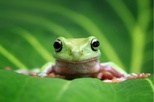
#> input picture 00_data/00_test_pic/frog_2.jpg, 154 x 102 px, shrunk from 618 x 410 before the run
$ jupyter execute 01a_dominant_color.ipynb
#> lines starting #> are read from the running program, lines starting #| are printed output that depends on the picture
# 01a_dominant_color

### Looking for a less expensive calculation

source: https://adamspannbauer.github.io/2018/03/02/app-icon-dominant-colors/

[cell 1]
from sklearn.cluster import KMeans
from collections import Counter
import cv2 #for resizing image
import matplotlib.pyplot as plt

def get_dominant_color(image, k=4):

    image = cv2.imread(image)
    image = cv2.cvtColor(image, cv2.COLOR_BGR2RGB) #convert to RGB to get the right order
    image = image.reshape((image.shape[0] * image.shape[1], 3))


    #cluster and assign labels to the pixels
    clt = KMeans(n_clusters = k)
    labels = clt.fit_predict(image)

    #count labels to find most popular
    label_counts = Counter(labels)

    #subset out most popular centroid
    dominant_color = clt.cluster_centers_[label_counts.most_common(1)[0][0]]

    return dominant_color

## Decompose and understand the code

[cell 2]
image = cv2.imread("../00_data/00_test_pic/frog_2.jpg")
#> image is the input picture: shape (102, 154, 3); mean B, G, R 55.6, 133.8, 83.2
image

[cell 3]
image.shape
#> Out = (102, 154, 3)

[cell 4]
image.shape[0]
#> Out = 102

[cell 5]
image.shape[1]
#> Out = 154

[cell 6]
image = image.reshape((image.shape[0] * image.shape[1], 3))

[cell 7]
image.shape
#> Out = (15708, 3)

[cell 8]
clt = KMeans(n_clusters = 4)
labels = clt.fit_predict(image)
#> labels = 15708 values, max 3 at index 139, min 0 at index 0, mean 1.6

[cell 9]
labels
#> Out has the same summary as labels

[cell 10]
label_counts = Counter(labels)
#> label_counts = {0: 5322, 3: 5456, 2: 3852, 1: 1078}
label_counts
#> Out = {0: 5322, 3: 5456, 2: 3852, 1: 1078}

[cell 11]
clt.cluster_centers_

[cell 12]
label_counts.most_common(1)
#> Out = [(3, 5456)]

[cell 13]
label_counts.most_common()[0][0]
#> Out = 3

[cell 14]
label_counts.most_common(1)
#> Out = [(3, 5456)]

[cell 15]
label_counts.most_common(1)[0][0]
#> Out = 3

[cell 16]
clt.cluster_centers_[0]

[cell 17]
dominant_color = clt.cluster_centers_[label_counts.most_common(1)[0][0]]
#> dominant_color = [43.31, 133.6, 70.63]

### Use Matplotlib to plot the color based on the R,G,B values passed

! Attention: Matplot lib read arrays in the order R, G, B. So in combination with using cv2.imread, the order needs to be swapped first !

[cell 18]
import numpy as np

test_color = np.array([111.59875899,  15.93127865,  26.88711661])

[cell 19]
colors_scaled = []
for color in test_color:
    color_scaled = color / 255
    colors_scaled.append(color_scaled)

colors_scaled

[cell 20]
plt.imshow([[colors_scaled]])
plt.show()
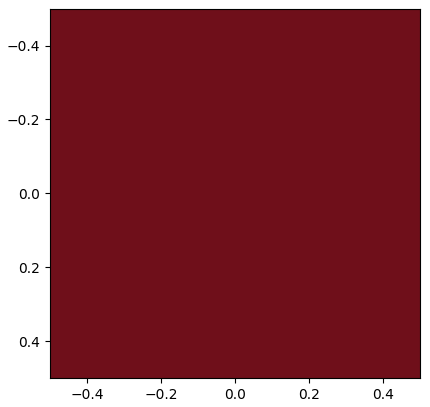
#> figure drawn by matplotlib, 1 panel

#### The current function returns a np.array containing the B,G,R value

[cell 21]
get_dominant_color("../00_data/00_test_pic/red.jpg", k=4)
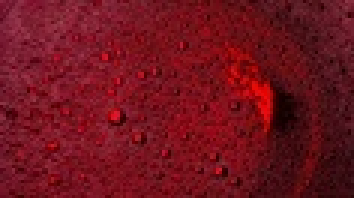
#> input picture 00_data/00_test_pic/red.jpg, 118 x 66 px, shrunk from 474 x 266 before the run (shown 3 times larger)
#> in get_dominant_color, image is the input picture: shape (66, 118, 3); mean B, G, R 29.3, 18.7, 111.6
#> in get_dominant_color, `labels = clt.fit_predict(image)`: labels = 7788 values, max 3 at index 20, min 0 at index 2, mean 1.35
#> in get_dominant_color, `label_counts = Counter(labels)`: label_counts = {2: 1446, 0: 2960, 3: 2118, 1: 1264}
#> in get_dominant_color, `dominant_color = clt.cluster_centers_[label_counts.most_common(1)[0][0]]`: dominant_color = [124.6, 18.7, 30.69]

    #resize image if new dims provided
    if image_processing_size is not None:
        image = cv2.resize(image, image_processing_size,
                            interpolation = cv2.INTER_AREA)

    #reshape the image to be a list of pixels
    image = image.reshape((image.shape[0] * image.shape[1], 3))

### Update the function to take more than 1 file

[cell 22]
from os.path import isfile, join
from os import listdir
import pandas as pd

def get_dominant_color(path_to_library, k=4):

#> called with path_to_library = '../00_data/00_test_pic/', k = 4
    result = []
#> result = []

    file_list = [f for f in listdir(path_to_library) if isfile(join(path_to_library, f))]

    for file_path in file_list:
        image = cv2.imread(path_to_library + "/" + file_path) # CV2 reads the array in BGR!
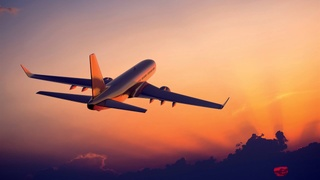
#> input picture 00_data/00_test_pic/airplane.jpg, 320 x 180 px, shrunk from 1280 x 720 before the run
#> image is the input picture: shape (180, 320, 3); mean B, G, R 102.3, 119.1, 174.2

        if image is None:
            print(f"The image {file_path} is not readable.")

        else:
            image = cv2.cvtColor(image, cv2.COLOR_BGR2RGB) #convert to RGB to get the right order
            image = image.reshape((image.shape[0] * image.shape[1], 3))

            #cluster and assign labels to the pixels
            clt = KMeans(n_clusters = k)
            labels = clt.fit_predict(image)

            #count labels to find most popular
            label_counts = Counter(labels)
#> label_counts = {0: 12401, 1: 12908, 2: 21650, 3: 10641}

            #subset out most popular centroid
            dominant_color = clt.cluster_centers_[label_counts.most_common(1)[0][0]]
#> dominant_color = [233.9, 178.8, 142.7]
            image_result = list([file_path]) + list(dominant_color)
#> image_result = ['airplane.jpg', 233.9, 178.8, 142.7]
            result.append(image_result)

    return result #result is a list of sub-lists. Each sub-list contains 4 elements: file_path, r,g,b
